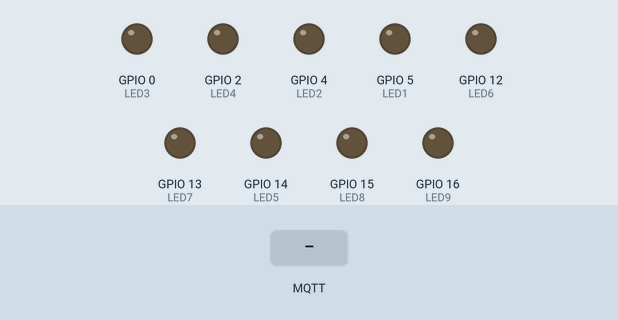
Simulated run of this sketch. Board: ESP8266 (NodeMCU). Parts: output pins drawn as LEDs (lit = HIGH). The inputs (shaded band) are chosen by the test bench. WiFi joins after 1.5 s; servers stay silent unless stated; random numbers use the default seed unless the sketch sets one; no MQTT or app messages arrive unless stated; what the sketch prints to the serial monitor is not drawn.

Above: at 2.7 s.
2.8 s: MQTT message "1" arrives on the first subscribed topic
At 3.9 s:
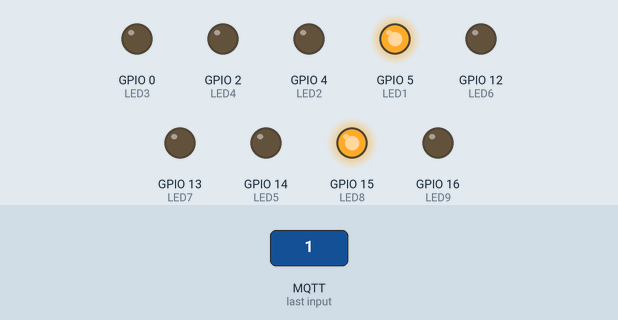
4.3 s: MQTT message "2" arrives on the first subscribed topic
At 5.0 s:
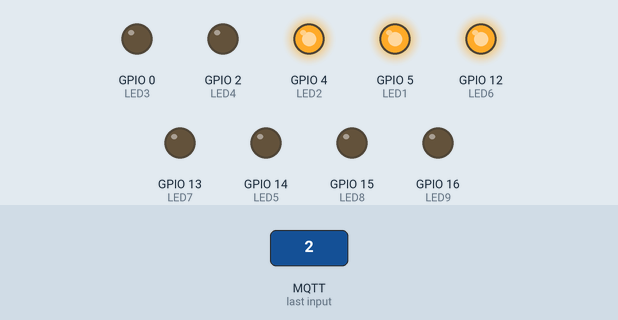
5.8 s: MQTT message "3" arrives on the first subscribed topic
At 6.2 s:
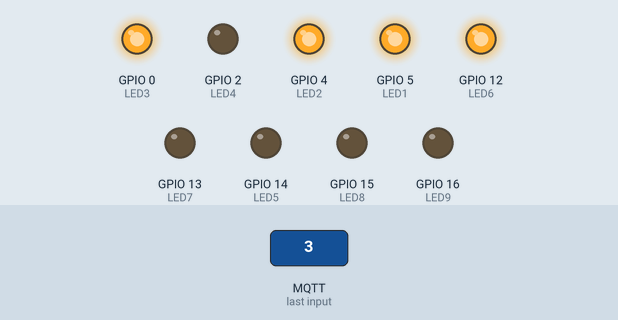
7.3 s: MQTT message "4" arrives on the first subscribed topic
At 8.5 s:
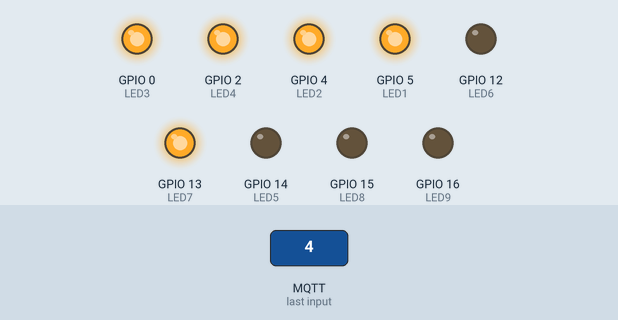
8.8 s: MQTT message "1" arrives on the first subscribed topic
At 9.7 s:
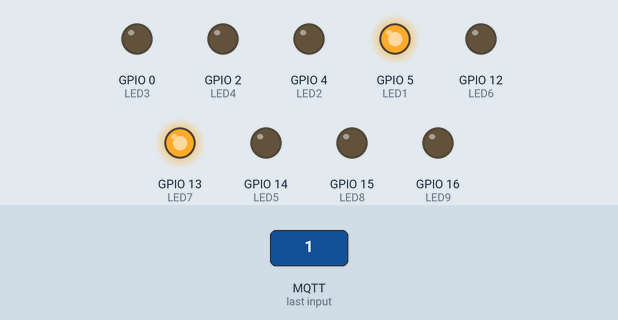
10.3 s: MQTT message "0" arrives on the first subscribed topic
At 10.8 s:
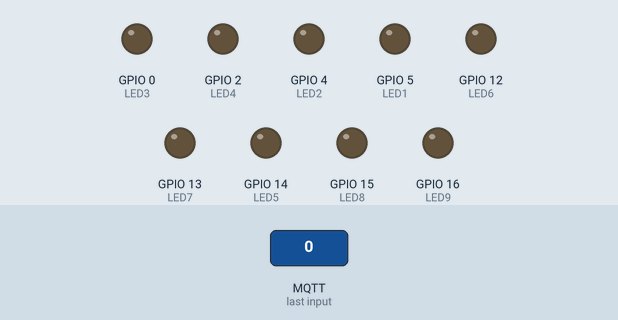
Timing chart, 0 to 12.8 s (numbered marks = the images above; inputs shaded):
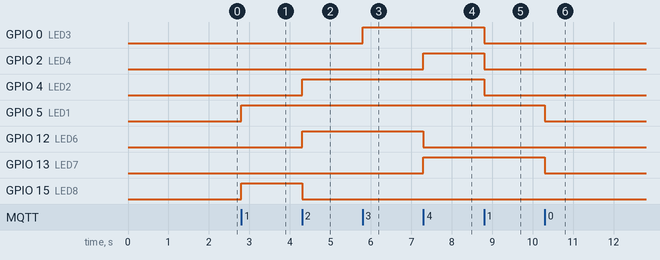

Measured:
- after the input at 2.8 s, GPIO 5 (LED1), GPIO 15 (LED8): LOW → HIGH at once
- after the input at 4.3 s, GPIO 4 (LED2), GPIO 12 (LED6): LOW → HIGH at once; GPIO 15 (LED8): HIGH → LOW at once
- after the input at 5.8 s, GPIO 0 (LED3): LOW → HIGH at once
- after the input at 7.3 s, GPIO 2 (LED4), GPIO 13 (LED7): LOW → HIGH at once; GPIO 12 (LED6): HIGH → LOW at once
- after the input at 8.8 s, GPIO 0 (LED3), GPIO 2 (LED4), GPIO 4 (LED2): HIGH → LOW at once
- after the input at 10.3 s, GPIO 5 (LED1), GPIO 13 (LED7): HIGH → LOW at once

The sketch:

wallBoard.ino
```cpp
#include <ESP8266WiFi.h>
#include <PubSubClient.h>

const char* SSID = "FRITZ!Box 6490 Cable";
const char* PSK = "24770879063129528315";
const char* MQTT_BROKER = "192.168.178.69";
//yeah go ahead and steal my wifi :P

int LED1 = 5;
int LED2 = 4;
int LED3 = 0;
int LED4 = 2;
int LED5 = 14;
int LED6 = 12;
int LED7 = 13;
int LED8 = 15;
int LED9 = 16;

WiFiClient espClient;
PubSubClient client(espClient);
long lastMsg = 0;
char msg[50];
int value = 0;

void setup() {
  //lwvwl leds
    pinMode(LED1, OUTPUT);
    pinMode(LED2, OUTPUT);
    pinMode(LED3, OUTPUT);
    pinMode(LED4, OUTPUT);

    //exercise leds
    pinMode(LED5, OUTPUT);
    pinMode(LED6, OUTPUT);
    pinMode(LED7, OUTPUT);
    pinMode(LED8, OUTPUT);
    pinMode(LED9, OUTPUT);
    Serial.begin(115200);
    setup_wifi();
    client.setServer(MQTT_BROKER, 1883);
    client.setCallback(callback);
}

void setup_wifi() {
    delay(10);


    WiFi.begin(SSID, PSK);

    while (WiFi.status() != WL_CONNECTED) {
        delay(500);
        Serial.print(".");
    }

    Serial.println(WiFi.localIP());
}

void callback(char* topic, byte* payload, unsigned int length) {

    char msg[length+1];
    for (int i = 0; i < length; i++) {
        Serial.print((char)payload[i]);
        msg[i] = (char)payload[i];
    }
    Serial.println();

    msg[length] = '\0';
    Serial.println(msg);

    //LEDs für die Levelanzeige

    resetAll();
    if(strcmp(msg,"0")==0){
      resetAll();
      }
    if(strcmp(msg,"1")==0){
      digitalWrite(LED1, HIGH);
      digitalWrite(LED2, LOW);
    digitalWrite(LED3, LOW);
    digitalWrite(LED4, LOW);
      randomExercise();
    }
    if(strcmp(msg,"2")==0){
      randomExercise();
      digitalWrite(LED1, HIGH);
      digitalWrite(LED2, HIGH);
      digitalWrite(LED3, LOW);
    digitalWrite(LED4, LOW);
    }
    if(strcmp(msg,"3")==0){
      randomExercise();
      digitalWrite(LED1, HIGH);
      digitalWrite(LED2, HIGH);
      digitalWrite(LED3, HIGH);
      digitalWrite(LED4, LOW);
    }
    if(strcmp(msg,"4")==0){
      randomExercise();
      digitalWrite(LED1, HIGH);
      digitalWrite(LED2, HIGH);
      digitalWrite(LED3, HIGH);
      digitalWrite(LED4, HIGH);
    }
}

void resetAll(){
  digitalWrite(LED1, LOW);
    digitalWrite(LED2, LOW);
    digitalWrite(LED3, LOW);
    digitalWrite(LED4, LOW);
  digitalWrite(LED5, LOW);
    digitalWrite(LED6, LOW);
    digitalWrite(LED7, LOW);
    digitalWrite(LED8, LOW);
    digitalWrite(LED9, LOW);
  }


void randomExercise(){

    long ranNum = random(1, 5);
    switch(ranNum){
      case 1:
      digitalWrite(LED5, HIGH);
      break;
      case 2:
      digitalWrite(LED6, HIGH);
      break;
      case 3:
      digitalWrite(LED7, HIGH);
      break;
      case 4:
      digitalWrite(LED8, HIGH);
      break;
      case 5:
      digitalWrite(LED9, HIGH);
      break;
      }
  }

void reconnect() {
    while (!client.connected()) {
        Serial.println("Reconnecting MQTT...");
        if (!client.connect("ESP8266Client")) {
            Serial.print("failed, rc=");
            Serial.print(client.state());
            Serial.println(" retrying in 5 seconds");
            delay(5000);
        }
    }
    client.subscribe("/pc");
    Serial.println("MQTT Connected...");
}

void loop() {
    if (!client.connected()) {
        reconnect();
    }
    client.loop();
}
```
